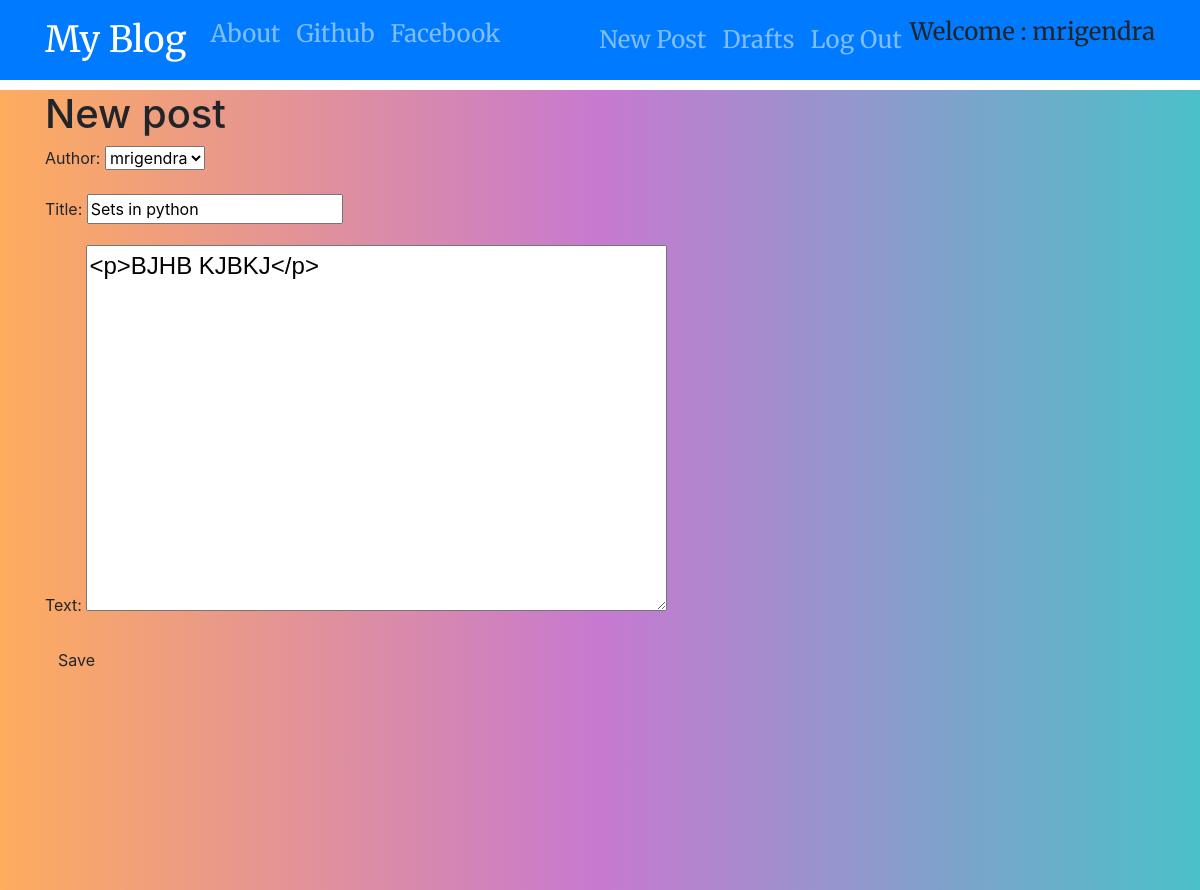
The page /post/7/edit/ (signed in) on the database its author committed.
### blog/models.py (models this page shows, shortened)
class Post(models.Model):
    author = models.ForeignKey('auth.User',on_delete=models.CASCADE)
    title = models.CharField(max_length=250)
    text = models.TextField()
    created_date = models.DateTimeField(default=timezone.now())
    published_date = models.DateTimeField(blank=True, null=True)

### blog/views.py (the view)
# urls.py: url(r'^post/(?P<pk>\d+)/edit/$', views.PostUpdateView.as_view(), name='post_edit'),
class PostUpdateView(LoginRequiredMixin,UpdateView):
    login_url = '/login/'
    redirect_field_name = 'blog/post_detail.html'
    form_class = PostForm
    model = Post

### blog/forms.py
class PostForm(forms.ModelForm):
    class Meta:
        model = Post
        fields = ('author','title', 'text',)
        widgets = {
            'title': forms.TextInput(attrs={'class': 'textinputclass'}),
            'text': forms.Textarea(attrs={'class': 'editable medium-editor-textarea postcontent'}),
        }

### blog/templates/blog/post_form.html (shortened to what this page needs)
{% extends 'blog/base.html' %}
{% block content %}
<h1>New post</h1>
<form method="POST" class="post-form">
{{form.as_p}}
<button type="submit" class="save btn btn-default">Save</button>
</form>
{% endblock %}

### blog/templates/blog/base.html (shortened to what this page needs)
<!DOCTYPE html>
{% load static %}
<html lang="en">
<head>
    <link rel="stylesheet" href="https://stackpath.bootstrapcdn.com/bootstrap/4.5.0/css/bootstrap.min.css">
            <link rel="stylesheet" href="{% static 'css/blog.css'%}">
</head>
<body >
  <nav class="navbar navbar-expand-lg navbar-dark bg-primary techfont custom-navbar">
    <div class="container">
        <ul class="nav navbar-nav">
        <li class="nav-item"><a class="navbar-brand bigbrand" href="{% url 'post_list' %}">My Blog</a></li>
        <li class="nav-item"><a class="nav-link" href="{% url 'about' %}">About</a></li>
        <li class="nav-item"><a class="nav-link" href="https://www.github.com">Github</a></li>
        <li class="nav-item"><a  class="nav-link" href="https://www.facebook.com">Facebook</a></li>
        </ul>
        <ul class="nav navbar-nav navbar-right">
            {% if user.is_authenticated %}
            <li>
                <a class="nav-link" href="{% url 'post_new'%}">New Post</a>
            </li>
            <li>
                <a class="nav-link" href="{% url 'post_draft_list'%}">Drafts</a>
            </li>
            <li>
                <a class="nav-link" href="{% url 'logout'%}">Log Out</a>
            </li>
            <li>
                <a> Welcome : {{user.username}}</a>
            </li>
            {% else %}
            <li><a class="nav navbar-right nav-link" href="{% url 'login' %}">Login</a></li>
            {% endif %}
        </ul>
    </div>
  </nav>
  <div class="content  wrapper">
    <div class="container">
        <div class="row ">
            <div class="col-md-8">
                <div class="blog_posts">
                    {% block content %}
                    {% endblock %}
                </div>
            </div>
        </div>
    </div>
  </div>
</body>
</html>

### blog/static/css/blog.css (style rules this page uses)
.techfont { font-family: 'Merriweather', serif; font-size: 1.5em; margin-bottom: 10px; }
.bigbrand { font-size: 1.5em; }
.postcontent { font-family: Arial, Helvetica, sans-serif; font-size: 1.5em; }
.wrapper { background: linear-gradient(to right, #feac5e, #c779d0, #4bc0c8); height: 100vh; }

### rows shown on the page
Post: author "mrigendra", title "Sets in python", text "<p>BJHB KJBKJ</p>"

### other values the page prints
{{ user.username }} "mrigendra"
